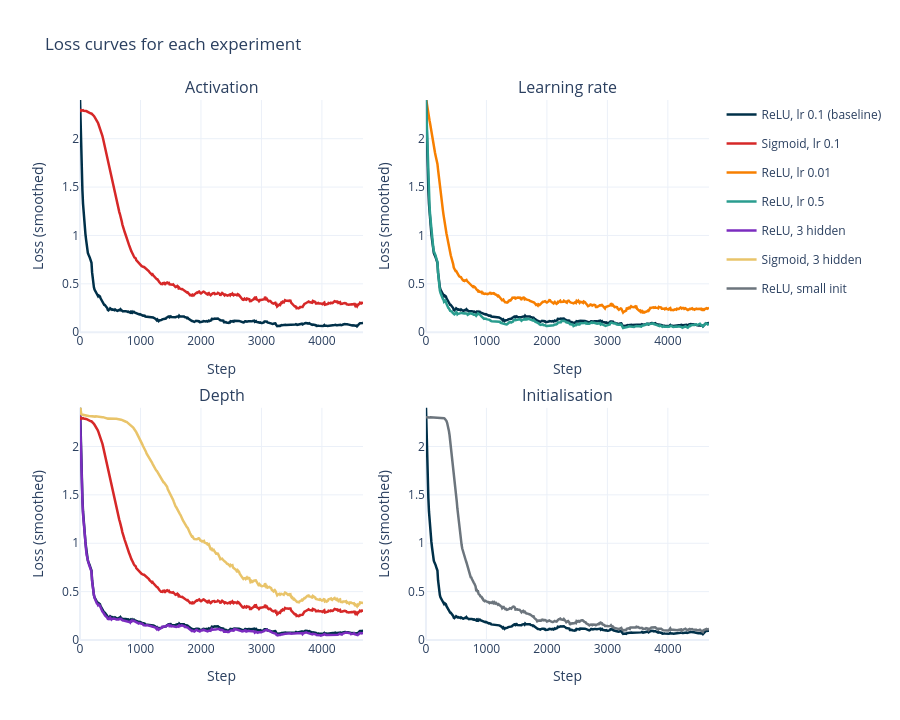

Notebook source saved alongside this figure:
### Code cell
groups = {
    "Activation": ["ReLU, lr 0.1 (baseline)", "Sigmoid, lr 0.1"],
    "Learning rate": ["ReLU, lr 0.01", "ReLU, lr 0.1 (baseline)", "ReLU, lr 0.5"],
    "Depth": ["ReLU, lr 0.1 (baseline)", "ReLU, 3 hidden", "Sigmoid, lr 0.1", "Sigmoid, 3 hidden"],
    "Initialisation": ["ReLU, lr 0.1 (baseline)", "ReLU, small init"],
}
palette = ["#003049", "#D62828", "#F77F00", "#2A9D8F", "#7B2CBF", "#E9C46A", "#6C757D"]
colors = dict(zip(experiments, palette))

fig = make_subplots(rows=2, cols=2, subplot_titles=list(groups), vertical_spacing=0.14)
shown = set()
for i, (title, names) in enumerate(groups.items()):
    r, c = divmod(i, 2)
    for name in names:
        loss = pd.Series(runs[name][1]["loss"]).rolling(20, min_periods=1).mean()
        fig.add_trace(go.Scatter(x=loss.index * 10, y=loss, mode="lines", name=name, legendgroup=name,
                                 line=dict(color=colors[name], width=2.5), showlegend=name not in shown),
                      row=r + 1, col=c + 1)
        shown.add(name)
fig.update_xaxes(title_text="Step")
fig.update_yaxes(title_text="Loss (smoothed)", range=[0, 2.4])
fig.update_layout(title="Loss curves for each experiment", template="plotly_white", height=720)
fig.show()

### Figure 1 — Plotly figure (JSON) as saved in the notebook; plotly's stock layout.template omitted (floating-point values rounded to 4 significant figures; data arrays with more than 128 entries replaced by an {"elided": "..."} marker saying what was removed)
{"data": [{"legendgroup": "ReLU, lr 0.1 (baseline)", "line": {"color": "#003049", "width": 2.5}, "mode": "lines", "name": "ReLU, lr 0.1 (baseline)", "showlegend": true, "type": "scatter", "x": {"elided": "469 int values"}, "xaxis": "x", "y": {"elided": "469 float values"}, "yaxis": "y"}, {"legendgroup": "Sigmoid, lr 0.1", "line": {"color": "#D62828", "width": 2.5}, "mode": "lines", "name": "Sigmoid, lr 0.1", "showlegend": true, "type": "scatter", "x": {"elided": "469 int values"}, "xaxis": "x", "y": {"elided": "469 float values"}, "yaxis": "y"}, {"legendgroup": "ReLU, lr 0.01", "line": {"color": "#F77F00", "width": 2.5}, "mode": "lines", "name": "ReLU, lr 0.01", "showlegend": true, "type": "scatter", "x": {"elided": "469 int values"}, "xaxis": "x2", "y": {"elided": "469 float values"}, "yaxis": "y2"}, {"legendgroup": "ReLU, lr 0.1 (baseline)", "line": {"color": "#003049", "width": 2.5}, "mode": "lines", "name": "ReLU, lr 0.1 (baseline)", "showlegend": false, "type": "scatter", "x": {"elided": "469 int values"}, "xaxis": "x2", "y": {"elided": "469 float values"}, "yaxis": "y2"}, {"legendgroup": "ReLU, lr 0.5", "line": {"color": "#2A9D8F", "width": 2.5}, "mode": "lines", "name": "ReLU, lr 0.5", "showlegend": true, "type": "scatter", "x": {"elided": "469 int values"}, "xaxis": "x2", "y": {"elided": "469 float values"}, "yaxis": "y2"}, {"legendgroup": "ReLU, lr 0.1 (baseline)", "line": {"color": "#003049", "width": 2.5}, "mode": "lines", "name": "ReLU, lr 0.1 (baseline)", "showlegend": false, "type": "scatter", "x": {"elided": "469 int values"}, "xaxis": "x3", "y": {"elided": "469 float values"}, "yaxis": "y3"}, {"legendgroup": "ReLU, 3 hidden", "line": {"color": "#7B2CBF", "width": 2.5}, "mode": "lines", "name": "ReLU, 3 hidden", "showlegend": true, "type": "scatter", "x": {"elided": "469 int values"}, "xaxis": "x3", "y": {"elided": "469 float values"}, "yaxis": "y3"}, {"legendgroup": "Sigmoid, lr 0.1", "line": {"color": "#D62828", "width": 2.5}, "mode": "lines", "name": "Sigmoid, lr 0.1", "showlegend": false, "type": "scatter", "x": {"elided": "469 int values"}, "xaxis": "x3", "y": {"elided": "469 float values"}, "yaxis": "y3"}, {"legendgroup": "Sigmoid, 3 hidden", "line": {"color": "#E9C46A", "width": 2.5}, "mode": "lines", "name": "Sigmoid, 3 hidden", "showlegend": true, "type": "scatter", "x": {"elided": "469 int values"}, "xaxis": "x3", "y": {"elided": "469 float values"}, "yaxis": "y3"}, {"legendgroup": "ReLU, lr 0.1 (baseline)", "line": {"color": "#003049", "width": 2.5}, "mode": "lines", "name": "ReLU, lr 0.1 (baseline)", "showlegend": false, "type": "scatter", "x": {"elided": "469 int values"}, "xaxis": "x4", "y": {"elided": "469 float values"}, "yaxis": "y4"}, {"legendgroup": "ReLU, small init", "line": {"color": "#6C757D", "width": 2.5}, "mode": "lines", "name": "ReLU, small init", "showlegend": true, "type": "scatter", "x": {"elided": "469 int values"}, "xaxis": "x4", "y": {"elided": "469 float values"}, "yaxis": "y4"}], "layout": {"annotations": [{"font": {"size": 16}, "showarrow": false, "text": "Activation", "x": 0.225, "xanchor": "center", "xref": "paper", "y": 1, "yanchor": "bottom", "yref": "paper"}, {"font": {"size": 16}, "showarrow": false, "text": "Learning rate", "x": 0.775, "xanchor": "center", "xref": "paper", "y": 1, "yanchor": "bottom", "yref": "paper"}, {"font": {"size": 16}, "showarrow": false, "text": "Depth", "x": 0.225, "xanchor": "center", "xref": "paper", "y": 0.43, "yanchor": "bottom", "yref": "paper"}, {"font": {"size": 16}, "showarrow": false, "text": "Initialisation", "x": 0.775, "xanchor": "center", "xref": "paper", "y": 0.43, "yanchor": "bottom", "yref": "paper"}], "height": 720, "title": {"text": "Loss curves for each experiment"}, "xaxis": {"anchor": "y", "domain": [0, 0.45], "title": {"text": "Step"}}, "xaxis2": {"anchor": "y2", "domain": [0.55, 1], "title": {"text": "Step"}}, "xaxis3": {"anchor": "y3", "domain": [0, 0.45], "title": {"text": "Step"}}, "xaxis4": {"anchor": "y4", "domain": [0.55, 1], "title": {"text": "Step"}}, "yaxis": {"anchor": "x", "domain": [0.57, 1], "range": [0, 2.4], "title": {"text": "Loss (smoothed)"}}, "yaxis2": {"anchor": "x2", "domain": [0.57, 1], "range": [0, 2.4], "title": {"text": "Loss (smoothed)"}}, "yaxis3": {"anchor": "x3", "domain": [0, 0.43], "range": [0, 2.4], "title": {"text": "Loss (smoothed)"}}, "yaxis4": {"anchor": "x4", "domain": [0, 0.43], "range": [0, 2.4], "title": {"text": "Loss (smoothed)"}}}}
